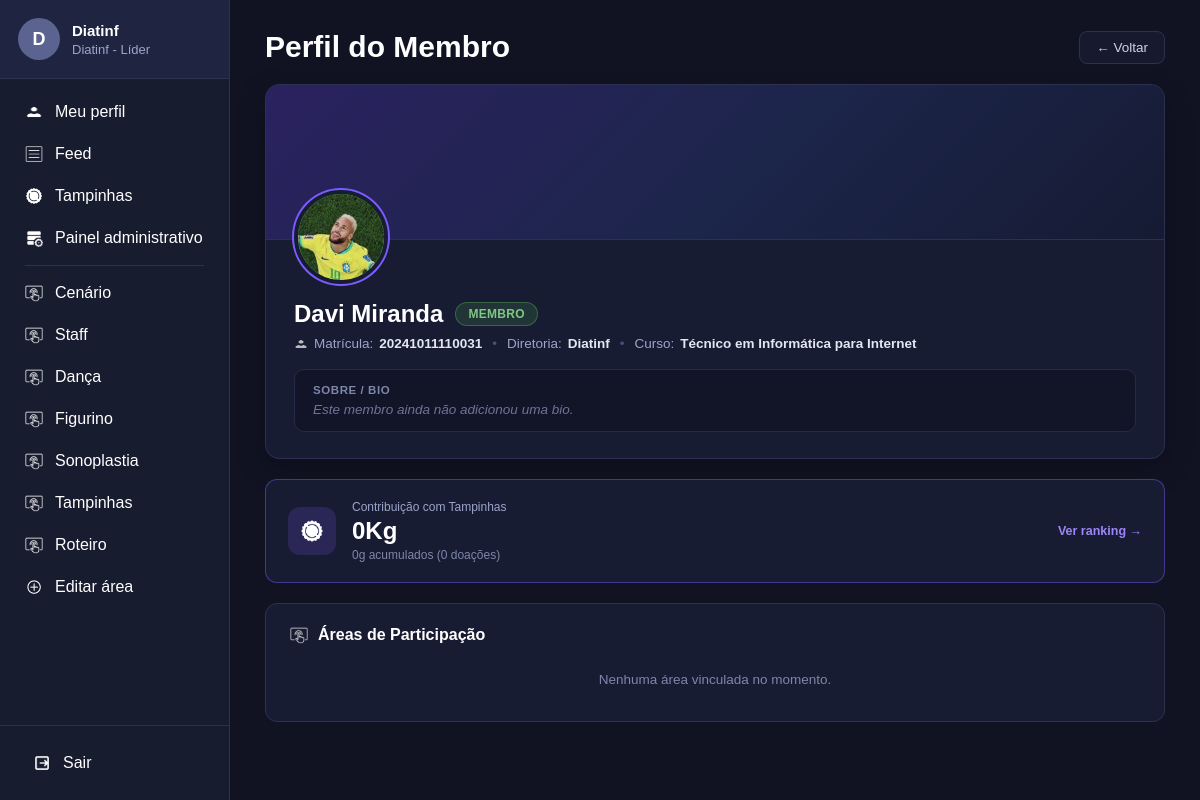
The app's page /perfil/5/ (signed in) with its own data.
### usuarios/models.py (models this page shows, shortened)
class Usuario(models.Model):
    nome=models.CharField(max_length=100, blank=True, default="")
    matricula=models.CharField(max_length=20, unique=True)
    senha=models.CharField(max_length=255)
    diretoria=models.CharField(max_length=50)
    areas=models.TextField()
    aprovado=models.BooleanField(default=True)
    sub_lider=models.BooleanField(default=False)
    sublider_de=models.CharField(max_length=50, null=True, blank=True)
    doacao_tampinhas=models.FloatField(default=0)
    foto=models.ImageField(upload_to="perfis/", null=True, blank=True)
    banner=models.ImageField(upload_to="banners/", null=True, blank=True)
    bio=models.TextField(blank=True, default="")
    curso=models.CharField(max_length=150, blank=True, default="")
    session_version=models.PositiveIntegerField(default=1)
    def nome_exibicao(self):
        if self.nome and self.nome.strip():
            return self.nome.strip()
        return self.matricula
    def inicial_perfil(self):
        base = (self.nome_exibicao() or "U").strip()
        return base[0].upper() if base else "U"
    def cargo_classe(self):
        if self.eh_administrador():
            return "tag-adm"
        if self.sub_lider:
            return "tag-sublider"
        return "tag-membro"
    def total_tampinhas_gramas(self):
        from decimal import Decimal
        tot_g = self.doacoes_tampinhas.aggregate(tot=models.Sum("quantidade_gramas"))["tot"]
        if tot_g is None and self.doacao_tampinhas and self.doacao_tampinhas > 0:
            tot_g = int(Decimal(str(self.doacao_tampinhas)) * Decimal("1000"))
        return tot_g or 0
    def total_tampinhas_formatado(self):
        from decimal import Decimal
        tot_g = self.total_tampinhas_gramas()
        d = Decimal(tot_g) / Decimal("1000")
        s = f"{d:.3f}".rstrip("0").rstrip(".")
        if not s or s == "-0":
            s = "0"
        return f"{s}Kg"
    def eh_administrador(self):
        from .suap import MATRICULAS_ADM_FIXAS
        mat = (self.matricula or "").strip().lower()
        diret = (self.diretoria or "").strip().lower()
        return mat in MATRICULAS_ADM_FIXAS or diret in ["líder", "lider", "líder geral", "lider geral"]
    def curso_exibicao(self):
        if self.eh_administrador():
            return ""
        if self.curso and self.curso.strip():
            return self.curso.strip()
        from .suap import identificar_diretoria_e_curso
        _, curso = identificar_diretoria_e_curso(self.matricula)
        return curso or ""
    def tem_acesso_painel(self):
        return self.eh_administrador() or self.sub_lider
    def get_areas_list(self):
        if self.areas:
            return [a.strip() for a in self.areas.split(",") if a.strip()]
        return []
    def get_areas_ordenadas(self):
        areas = self.get_areas_list()
        if self.sub_lider and self.sublider_de and self.sublider_de in areas:
            areas = [self.sublider_de] + [a for a in areas if a != self.sublider_de]
        return areas
    def get_areas_sidebar(self):
        if self.eh_administrador():
            return ["Cenário", "Staff", "Dança", "Figurino", "Sonoplastia", "Tampinhas", "Roteiro"]
        return self.get_areas_ordenadas()

### usuarios/views.py (the view)
# urls.py: path("perfil/<int:id_usuario>/", views.ver_perfil, name="ver_perfil"),
def ver_perfil(request, id_usuario=None):
    usuario = usuario_logado(request)
    if usuario is None:
        return redirect("login")
    if id_usuario is None:
        perfil_usuario = usuario
    else:
        perfil_usuario = get_object_or_404(Usuario, id=id_usuario)
        if not mesma_diretoria_usuarios(usuario, perfil_usuario):
            definir_mensagem(request, messages.error, "Você só pode visualizar perfis de participantes da sua própria diretoria.")
            return redirect_autenticado(request, "feed")
    eh_proprio_perfil = (perfil_usuario.id == usuario.id)
    contribuicao_tampinhas_kg = perfil_usuario.total_tampinhas_formatado()
    contribuicao_tampinhas_gramas = perfil_usuario.total_tampinhas_gramas()
    total_doacoes_registradas = perfil_usuario.doacoes_tampinhas.count()
    if perfil_usuario.eh_administrador():
        lista_nomes_areas = list(TODAS_AREAS)
    else:
        lista_nomes_areas = perfil_usuario.get_areas_ordenadas()
    areas_perfil = [
        {
            "nome": area_nome,
            "icone": AREAS_ICONES.get(area_nome, "imgs/icone-area.png"),
            "eh_sublider": bool(perfil_usuario.sub_lider and perfil_usuario.sublider_de == area_nome),
        }
        for area_nome in lista_nomes_areas
    ]
    return render(request, "perfil.html", {
        "usuario": usuario,
        "perfil_usuario": perfil_usuario,
        "eh_proprio_perfil": eh_proprio_perfil,
        "contribuicao_tampinhas_kg": contribuicao_tampinhas_kg,
        "contribuicao_tampinhas_gramas": contribuicao_tampinhas_gramas,
        "total_doacoes_registradas": total_doacoes_registradas,
        "areas_perfil": areas_perfil,
        "pagina_ativa": "perfil" if eh_proprio_perfil else "",
        "area_ativa": "",
    })

### usuarios/templates/perfil.html (shortened to what this page needs)
{% load static usuarios_extras %}
<!DOCTYPE html>
<html lang="pt-br">
<head>
    <link rel="stylesheet" href="{% static 'css/base.css' %}?v=20261111">
    <link rel="stylesheet" href="{% static 'css/perfil.css' %}?v=20261111">
</head>
<body>
{% include "_sidebar.html" %}
<main class="conteudo">
    <div class="container-pagina container-perfil">
        {% if not eh_proprio_perfil %}
        <div class="titulo-pagina cabecalho-pagina-perfil">
            <h1>Perfil do Membro</h1>
            <a href="javascript:history.back()" class="btn-voltar-perfil">← Voltar</a>
        </div>
        {% endif %}
        <section class="perfil-hero-card">
            <div class="perfil-banner">
            </div>
            <div class="perfil-corpo">
                <div class="perfil-topo-linha">
                    <div class="perfil-avatar-wrapper">
                        <div class="perfil-avatar-grande {{ perfil_usuario.matricula|cor_avatar }} {% if perfil_usuario.foto and perfil_usuario.foto.name %}avatar-clicavel{% endif %}"
                             id="avatar-principal-perfil"
                             {% if perfil_usuario.foto and perfil_usuario.foto.name %}
                             data-lightbox-src="{{ perfil_usuario.foto.url }}"
                             data-lightbox-alt="Foto de {{ perfil_usuario.nome_exibicao }}"
                             data-lightbox-circular="1"
                             role="button"
                             tabindex="0"
                             title="Clique para visualizar a foto em tela cheia"
                             {% endif %}>
                            {% if perfil_usuario.foto and perfil_usuario.foto.name %}
                                <img src="{{ perfil_usuario.foto.url }}"
                                     alt="{{ perfil_usuario.nome_exibicao }}"
                                     class="perfil-foto-img img-ampliavel"
                                     data-lightbox-src="{{ perfil_usuario.foto.url }}"
                                     data-lightbox-alt="Foto de {{ perfil_usuario.nome_exibicao }}"
                                     data-lightbox-circular="1">
                            {% else %}
                                <span>{{ perfil_usuario.inicial_perfil }}</span>
                            {% endif %}
                        </div>
                    </div>
                </div>
                <div class="perfil-identidade">
                    <div class="perfil-nome-linha">
                        <h2 class="perfil-nome">{{ perfil_usuario.nome_exibicao }}</h2>
                        <span class="perfil-tag-cargo {{ perfil_usuario.cargo_classe }}">
                            {% if perfil_usuario.eh_administrador %}
                                ADM
                            {% elif perfil_usuario.sub_lider %}
                                Sub-Líder{% if perfil_usuario.sublider_de %} • {{ perfil_usuario.sublider_de }}{% endif %}
                            {% else %}
                                Membro
                            {% endif %}
                        </span>
                    </div>
                    <div class="perfil-metadados">
                        <span class="meta-item">
                            <img src="{% static 'imgs/icone-usuario.png' %}" alt="">
                            Matrícula: <strong>{{ perfil_usuario.matricula }}</strong>
                        </span>
                        <span class="meta-separador">•</span>
                        <span class="meta-item">
                            Diretoria: <strong>{{ perfil_usuario.diretoria }}</strong>
                        </span>
                        {% if perfil_usuario.curso_exibicao %}
                        <span class="meta-separador">•</span>
                        <span class="meta-item">
                            Curso: <strong>{{ perfil_usuario.curso_exibicao }}</strong>
                        </span>
                        {% endif %}
                    </div>
                </div>
                <div class="perfil-bio-bloco">
                    <span class="perfil-secao-label">Sobre / Bio</span>
                    {% if perfil_usuario.bio %}
                        <div class="perfil-bio-texto">{{ perfil_usuario.bio|formatar_texto }}</div>
                    {% else %}
                        <p class="perfil-bio-vazia">
                            {% if eh_proprio_perfil %}
                                Você ainda não adicionou uma bio. Clique em "Editar perfil" para se apresentar à equipe!
                            {% else %}
                                Este membro ainda não adicionou uma bio.
                            {% endif %}
                        </p>
                    {% endif %}
                </div>
            </div>
        </section>
        <section class="perfil-stats-grid">
            <div class="perfil-stat-card card-destaque-tampinhas">
                <div class="stat-icone-circulo icone-tampinhas-bg">
                    <img src="{% static 'imgs/icone-tampinhas.png' %}" alt="Tampinhas">
                </div>
                <div class="stat-conteudo">
                    <span class="stat-label">Contribuição com Tampinhas</span>
                    <div class="stat-valor-grande">{{ contribuicao_tampinhas_kg }}</div>
                    <span class="stat-subtexto">
                        {{ contribuicao_tampinhas_gramas }}g acumulado{{ contribuicao_tampinhas_gramas|pluralize:"s" }} ({{ total_doacoes_registradas }} doaç{{ total_doacoes_registradas|pluralize:"ão,ões" }})
                    </span>
                </div>
                <a href="{% url 'tampinhas' %}" class="link-ver-ranking">
                    Ver ranking →
                </a>
            </div>
        </section>
        <section class="perfil-secao-card">
            <div class="secao-card-header">
                <img src="{% static 'imgs/icone-area.png' %}" alt="">
                <h3>Áreas de Participação</h3>
            </div>
            {% if areas_perfil %}
            <div class="lista-areas-perfil">
                {% for area_item in areas_perfil %}
                    {% if usuario.tem_acesso_area and area_item.nome in usuario.get_areas_sidebar %}
                    <a href="{% url 'chat_area' area_item.nome %}" class="chip-area-perfil chip-clicavel">
                        <img src="{% static area_item.icone %}" alt="">
                        <span>{{ area_item.nome }}</span>
                        {% if area_item.eh_sublider %}
                            <span class="mini-badge-sublider">Sub-Líder</span>
                        {% endif %}
                    </a>
                    {% else %}
                    <div class="chip-area-perfil">
                        <img src="{% static area_item.icone %}" alt="">
                        <span>{{ area_item.nome }}</span>
                        {% if area_item.eh_sublider %}
                            <span class="mini-badge-sublider">Sub-Líder</span>
                        {% endif %}
                    </div>
                    {% endif %}
                {% endfor %}
            </div>
            {% else %}
            <p class="texto-vazio-secao">Nenhuma área vinculada no momento.</p>
            {% endif %}
        </section>
    </div>
</main>
</body>
</html>

### usuarios/templates/_sidebar.html (shortened to what this page needs)
{% load static %}
<aside class="sidebar" id="sidebar-principal">
    <div class="sidebar-topo-scroll">
        <a href="{% url 'meu_perfil' %}" class="usuario {% if pagina_ativa == 'perfil' %}usuario-ativo{% endif %}" title="Acessar meu perfil">
            <div class="avatar">
                {% if usuario.foto and usuario.foto.name %}
                    <img src="{{ usuario.foto.url }}" alt="{{ usuario.nome_exibicao }}" class="avatar-foto-img">
                {% else %}
                    {{ usuario.inicial_perfil }}
                {% endif %}
            </div>
            <div class="dados-usuario">
                <h3>{{ usuario.nome_exibicao }}</h3>
                <p>{{ usuario.diretoria }} - {% if usuario.eh_administrador %}Líder{% elif usuario.sub_lider %}Sub-Líder{% else %}Membro{% endif %}</p>
            </div>
        </a>
        <nav class="menu">
            <a href="{% url 'meu_perfil' %}" class="{% if pagina_ativa == 'perfil' %}ativo{% endif %}">
                <img src="{% static 'imgs/icone-usuario.png' %}" alt="Perfil">
                <span>Meu perfil</span>
            </a>
            <a href="{% url 'feed' %}" class="{% if pagina_ativa == 'feed' %}ativo{% endif %}">
                <img src="{% static 'imgs/icone-feed.png' %}" alt="Feed">
                <span>Feed</span>
            </a>
            <a href="{% url 'tampinhas' %}" class="{% if pagina_ativa == 'tampinhas' %}ativo{% endif %}">
                <img src="{% static 'imgs/icone-tampinhas.png' %}" alt="Tampinhas">
                <span>Tampinhas</span>
            </a>
            {% if usuario.tem_acesso_painel %}
                <a href="{% url 'painel_administrativo' %}" class="{% if pagina_ativa == 'painel' %}ativo{% endif %}">
                    <img src="{% static 'imgs/icone-painel.png' %}" alt="Painel">
                    <span class="texto-painel">Painel administrativo</span>
                </a>
            {% endif %}
            <div class="menu-separador"></div>
            {% for area in usuario.get_areas_sidebar %}
                <a href="{% url 'chat_area' area %}" class="{% if area_ativa == area %}ativo{% endif %}">
                    <img src="{% static 'imgs/icone-area.png' %}" alt=""><span>{{ area }}</span>
                </a>
            {% endfor %}
            <a href="{% url 'nova_area' %}" class="{% if pagina_ativa == 'nova_area' %}ativo{% endif %}">
                <img src="{% static 'imgs/icone-editar-area.png' %}" alt="Editar área">
                <span>Editar área</span>
            </a>
        </nav>
    </div>
    <div class="rodape-sidebar">
        <a href="{% url 'sair' %}" id="link-sair-sidebar" onclick="return confirm('Deseja realmente sair da sua conta?');">
            <img src="{% static 'imgs/icone-sair.png' %}" alt="Sair">
            <span>Sair</span>
        </a>
    </div>
</aside>

### records on screen
Usuario: inicial_perfil "D", nome_exibicao "Diatinf", diretoria "Diatinf"
Usuario: foto (picture), nome_exibicao "Davi Miranda", matricula "20241011110031", diretoria "Diatinf", curso_exibicao "Técnico em Informática para Internet"

### other values on screen
{{ area }} "Cenário" "Staff" "Dança" "Figurino" "Sonoplastia" "Tampinhas" "Roteiro"
{{ contribuicao_tampinhas_kg }} "0Kg"
{{ contribuicao_tampinhas_gramas }} "0"
{{ total_doacoes_registradas }} "0"
